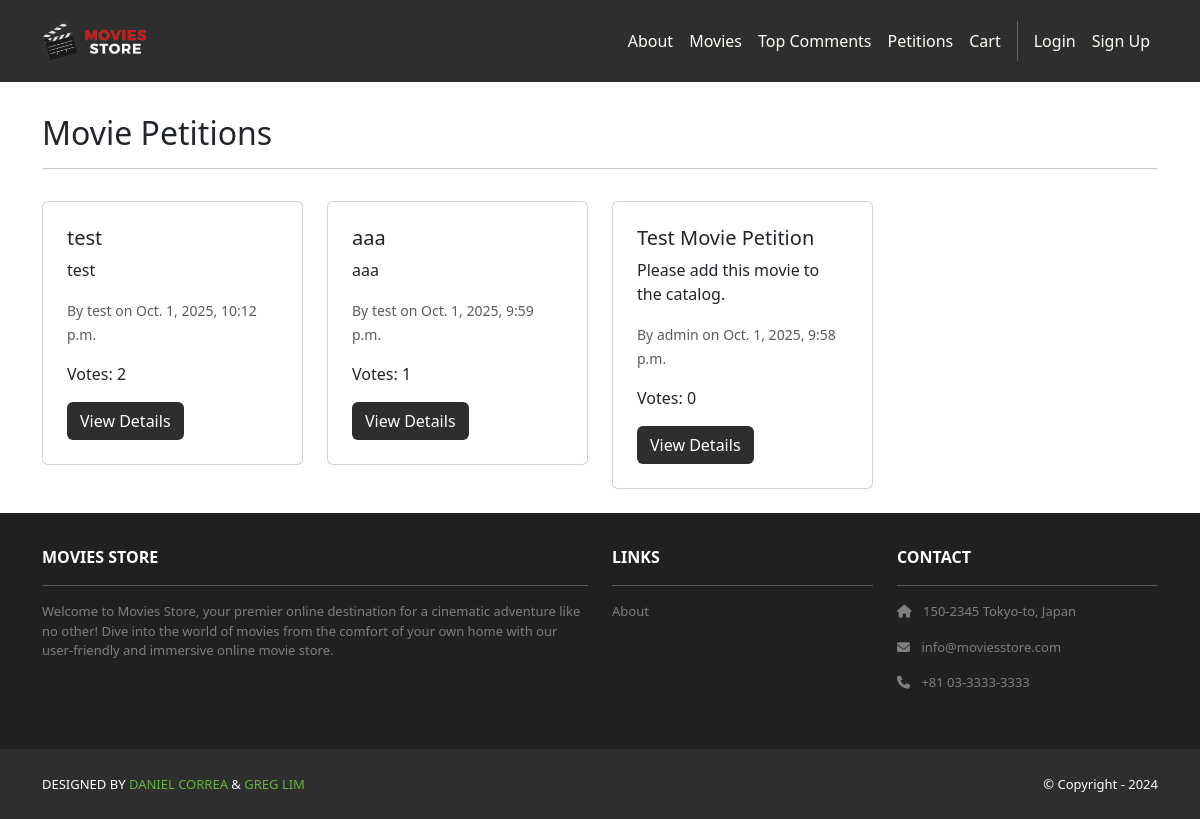
Page /movies/petitions/ on the committed database.
### movies/models.py (models this page shows, shortened)
class Petition(models.Model):
    title = models.CharField(max_length=255)
    description = models.TextField()
    submitted_by = models.ForeignKey(User, on_delete=models.CASCADE)
    created_at = models.DateTimeField(auto_now_add=True)
    votes = models.ManyToManyField(User, related_name='voted_petitions', blank=True)

### movies/views.py (the view)
# urls.py: path('petitions/', views.petitions_list, name='movies.petitions_list'),
def petitions_list(request):
    petitions = Petition.objects.all().order_by('-created_at')
    template_data = {}
    template_data['title'] = 'Movie Petitions'
    template_data['petitions'] = petitions
    return render(request, 'movies/petitions.html', {'template_data': template_data})

### movies/templates/movies/petitions.html (shortened to what this page needs)
{% extends 'base.html' %}
{% block content %}
{% load static %}
<div class="p-3">
  <div class="container">
    <div class="row mt-3">
      <div class="col mx-auto mb-3">
        <h2>Movie Petitions</h2>
        <hr />
      </div>
    </div>
    <div class="row">
      {% for petition in template_data.petitions %}
      <div class="col-md-4 col-lg-3 mb-2">
        <div class="p-2 card">
          <div class="card-body">
            <h5 class="card-title">{{ petition.title }}</h5>
            <p class="card-text">{{ petition.description|truncatechars:100 }}</p>
            <p class="card-text"><small class="text-muted">By {{ petition.submitted_by.username }} on {{ petition.created_at }}</small></p>
            <p class="card-text">Votes: {{ petition.votes.count }}</p>
            <a href="{% url 'movies.petition_detail' id=petition.id %}" class="btn bg-dark text-white">View Details</a>
          </div>
        </div>
      </div>
      {% endfor %}
    </div>
  </div>
</div>
{% endblock content %}

### moviesstore/static/css/style.css (style rules this page uses)
.bg-dark { background-color: #2E2E2E !important; }

### rows in the picture
Petition: title "test", description "test", submitted_by.username "test", created_at "Oct. 1, 2025, 10:12 p.m.", votes.count "2"
Petition: title "aaa", description "aaa", submitted_by.username "test", created_at "Oct. 1, 2025, 9:59 p.m.", votes.count "1"
Petition: title "Test Movie Petition", description "Please add this movie to the catalog.", submitted_by.username "admin", created_at "Oct. 1, 2025, 9:58 p.m.", votes.count "0"
